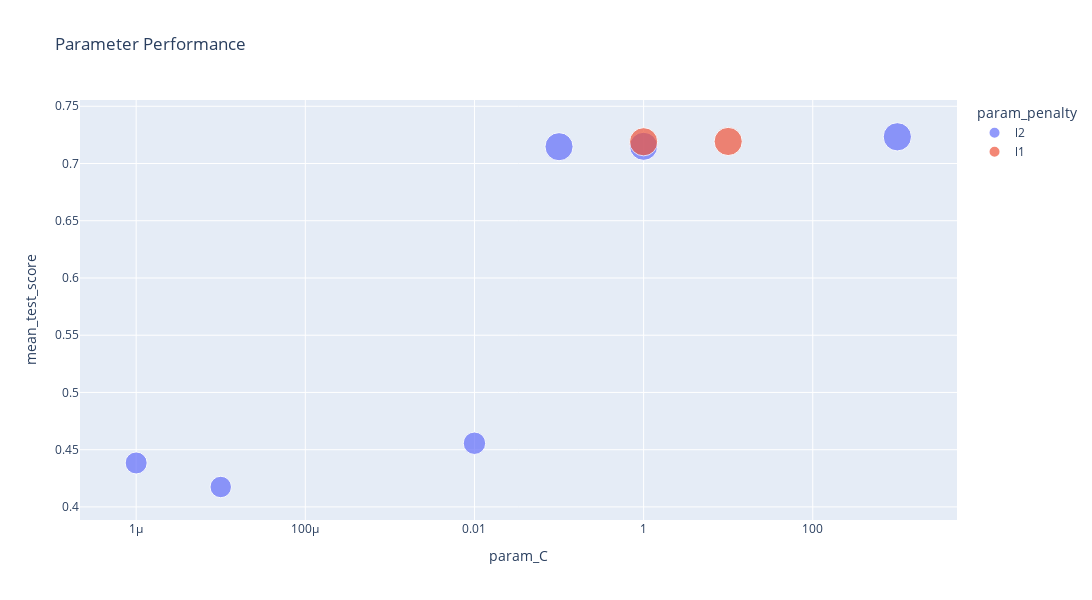

Notebook code for this chart:
### Markdown cell above
- Plotly grafigi.

### Code cell
fig = px.scatter(df_rs[0:8], x='param_C', y='mean_test_score', size='mean_test_score',
                 color='param_penalty', title='Parameter Performance', width=1200, height=600)
fig.update_layout(xaxis_type="log")
fig.show()

### Figure 1 — Plotly figure (JSON) as saved in the notebook; plotly's stock layout.template omitted (floating-point values rounded to 4 significant figures)
{"data": [{"hovertemplate": "param_penalty=l2<br>param_C=%{x}<br>mean_test_score=%{marker.size}<extra></extra>", "legendgroup": "l2", "marker": {"color": "#636efa", "size": [0.7233, 0.715, 0.7147, 0.4556, 0.4384, 0.4174], "sizemode": "area", "sizeref": 0.001808, "symbol": "circle"}, "mode": "markers", "name": "l2", "showlegend": true, "type": "scatter", "x": [1000, 1, 0.1, 0.01, 1e-06, 1e-05], "xaxis": "x", "y": [0.7233, 0.715, 0.7147, 0.4556, 0.4384, 0.4174], "yaxis": "y"}, {"hovertemplate": "param_penalty=l1<br>param_C=%{x}<br>mean_test_score=%{marker.size}<extra></extra>", "legendgroup": "l1", "marker": {"color": "#EF553B", "size": [0.7193, 0.719], "sizemode": "area", "sizeref": 0.001808, "symbol": "circle"}, "mode": "markers", "name": "l1", "showlegend": true, "type": "scatter", "x": [10, 1], "xaxis": "x", "y": [0.7193, 0.719], "yaxis": "y"}], "layout": {"height": 600, "legend": {"itemsizing": "constant", "title": {"text": "param_penalty"}, "tracegroupgap": 0}, "title": {"text": "Parameter Performance"}, "width": 1200, "xaxis": {"anchor": "y", "autorange": true, "domain": [0, 1], "range": [-6.643, 3.68], "title": {"text": "param_C"}, "type": "log"}, "yaxis": {"anchor": "x", "autorange": true, "domain": [0, 1], "range": [0.3886, 0.7555], "title": {"text": "mean_test_score"}, "type": "linear"}}}
